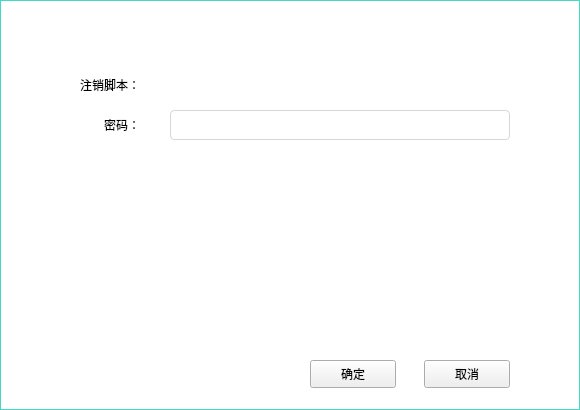
<?xml version="1.0" encoding="UTF-8"?>
<ui version="4.0">
 <class>RemoveScriptDialog</class>
 <widget class="QDialog" name="RemoveScriptDialog">
  <property name="geometry">
   <rect>
    <x>0</x>
    <y>0</y>
    <width>580</width>
    <height>410</height>
   </rect>
  </property>
  <property name="font">
   <font>
    <family>微软雅黑</family>
   </font>
  </property>
  <property name="windowTitle">
   <string>Dialog</string>
  </property>
  <property name="styleSheet">
   <string notr="true">#RemoveScriptDialog{border:1px solid rgb(68,217,199);background-color:white;}
QLineEdit{border:1px solid rgb(214,214,214);border-radius:4px;padding: 0px 8px 0px 8px;font: 12px &quot;微软雅黑&quot;;}
QLabel{font: 12px &quot;微软雅黑&quot;;}</string>
  </property>
  <widget class="QToolButton" name="okBtn">
   <property name="geometry">
    <rect>
     <x>310</x>
     <y>360</y>
     <width>86</width>
     <height>28</height>
    </rect>
   </property>
   <property name="styleSheet">
    <string notr="true">font: 9pt &quot;微软雅黑&quot;;</string>
   </property>
   <property name="text">
    <string>确定</string>
   </property>
  </widget>
  <widget class="QLineEdit" name="pwdLineEdit">
   <property name="geometry">
    <rect>
     <x>170</x>
     <y>110</y>
     <width>340</width>
     <height>30</height>
    </rect>
   </property>
   <property name="echoMode">
    <enum>QLineEdit::Password</enum>
   </property>
  </widget>
  <widget class="QLabel" name="pwdLabel">
   <property name="geometry">
    <rect>
     <x>50</x>
     <y>110</y>
     <width>90</width>
     <height>30</height>
    </rect>
   </property>
   <property name="text">
    <string>密码：</string>
   </property>
   <property name="alignment">
    <set>Qt::AlignRight|Qt::AlignTrailing|Qt::AlignVCenter</set>
   </property>
  </widget>
  <widget class="QLabel" name="pwdLabel_2">
   <property name="geometry">
    <rect>
     <x>50</x>
     <y>70</y>
     <width>90</width>
     <height>30</height>
    </rect>
   </property>
   <property name="text">
    <string>注销脚本：</string>
   </property>
   <property name="alignment">
    <set>Qt::AlignRight|Qt::AlignTrailing|Qt::AlignVCenter</set>
   </property>
  </widget>
  <widget class="QLabel" name="scriptLabel">
   <property name="geometry">
    <rect>
     <x>170</x>
     <y>70</y>
     <width>340</width>
     <height>30</height>
    </rect>
   </property>
   <property name="text">
    <string/>
   </property>
   <property name="alignment">
    <set>Qt::AlignLeading|Qt::AlignLeft|Qt::AlignVCenter</set>
   </property>
  </widget>
  <widget class="QLabel" name="label_2">
   <property name="geometry">
    <rect>
     <x>20</x>
     <y>5</y>
     <width>81</width>
     <height>30</height>
    </rect>
   </property>
   <property name="font">
    <font>
     <family>微软雅黑</family>
     <pointsize>-1</pointsize>
     <weight>50</weight>
     <italic>false</italic>
     <bold>false</bold>
    </font>
   </property>
   <property name="styleSheet">
    <string notr="true">font: 14px &quot;微软雅黑&quot;;
color: rgb(255, 255, 255);</string>
   </property>
   <property name="text">
    <string>注销脚本</string>
   </property>
  </widget>
  <widget class="QToolButton" name="closeBtn">
   <property name="geometry">
    <rect>
     <x>549</x>
     <y>12</y>
     <width>16</width>
     <height>16</height>
    </rect>
   </property>
   <property name="font">
    <font>
     <family>微软雅黑</family>
    </font>
   </property>
   <property name="cursor">
    <cursorShape>PointingHandCursor</cursorShape>
   </property>
   <property name="styleSheet">
    <string notr="true">QToolButton{background-image:url(:pic2/close5.png);background-repeat: repeat-xy;background-position: center;background-attachment: fixed;background-clip: padding;border-style: flat;}</string>
   </property>
   <property name="text">
    <string/>
   </property>
  </widget>
  <widget class="QToolButton" name="cancelBtn">
   <property name="geometry">
    <rect>
     <x>424</x>
     <y>360</y>
     <width>86</width>
     <height>28</height>
    </rect>
   </property>
   <property name="styleSheet">
    <string notr="true">font: 9pt &quot;微软雅黑&quot;;</string>
   </property>
   <property name="text">
    <string>取消</string>
   </property>
  </widget>
 </widget>
 <resources/>
 <connections/>
</ui>
